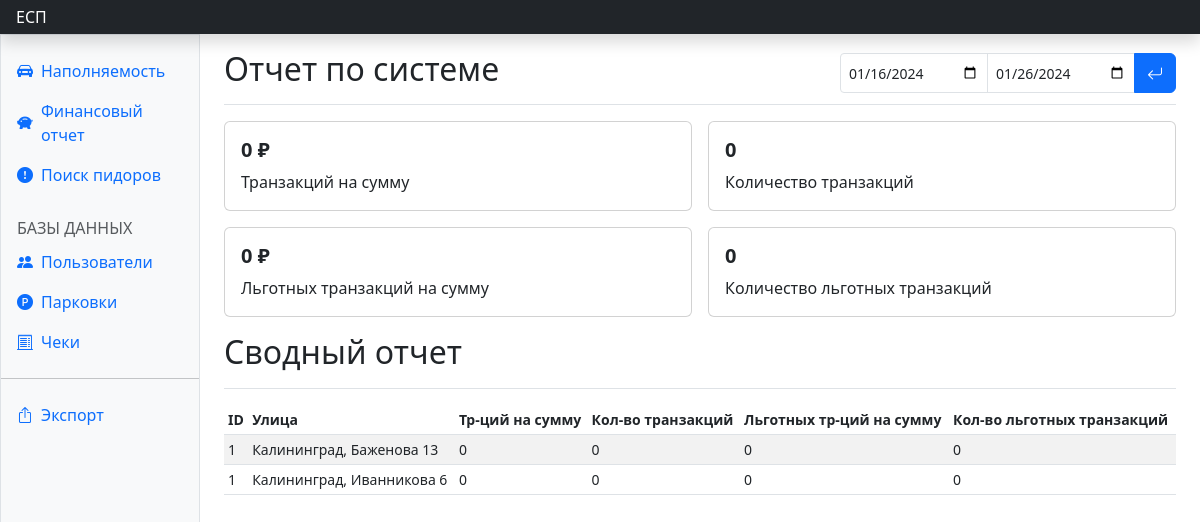
The page /dash_fin/ (signed in) on the database its author committed.
### parkingapp/models.py (models this page shows, shortened)
class Parking(models.Model):
    lattitude = models.FloatField(default=0)
    longitude = models.FloatField(default=0)
    address = models.CharField(max_length=120, default='')
    registry_nubmer = models.PositiveIntegerField(default=0)
    max_parking_lots = models.PositiveIntegerField(default=0)
    occupied_lots = models.PositiveIntegerField(default=0)
    price_per_hour = models.PositiveIntegerField(default=0)
    change = models.DateTimeField(default=datetime(2, 1, 1, 0, 0, 0, tzinfo=None))

### parkingapp/views.py (the view)
# urls.py: path('dash_fin/', views.dash_fin, name='dash_fin'),
@login_required(redirect_field_name=None)
def dash_fin(request):
    if not request.user.admin_view:
        return redirect(reverse('parkingapp:dont_have_access'))
    else:
        if request.method == 'POST':
            form = DashfinForm(data=request.POST)
            if form.is_valid():
                period_start = request.POST['date1']
                period_end = request.POST['date2']
                dat = data(period_start, period_end)
                context = {
                    'Fin':dat[1][0],
                    'parkings':dat[0],
                    'form': form
                }
                return render(request, 'dash_fin.html', context)
            else:
                return redirect(reverse('parkingapp:error'))
        else:
            form = DashfinForm()
        period_start = '2024-01-16'
        period_end = '2024-01-26'
        dat = data(period_start, period_end)
        context = {
            'Fin':dat[1][0],
            'parkings':dat[0],
            'form': form
        }
        return render(request, 'dash_fin.html', context)

### parkingapp/forms.py
class DashfinForm(forms.Form):
    date1 = forms.DateField(required=True, widget=forms.DateInput(attrs={
        'class': 'form-control form-control-sm',
        'type': 'date',
        'style': 'background: none;',
        'value': '2024-01-16',
    }))
    date2 = forms.DateField(required=True, widget=forms.DateInput(attrs={
        'class': 'form-control form-control-sm',
        'type': 'date',
        'style': 'background: none;',
        'value': '2024-01-26',
    }))

### parkingapp/templates/dash_fin.html (shortened to what this page needs)
{% extends 'dash_base.html' %}
{% block content %}
<main class="col-md-9 ms-sm-auto col-lg-10 px-md-4">
  <div class="d-flex justify-content-between flex-wrap flex-md-nowrap align-items-center pt-3 pb-2 mb-3 border-bottom">
    <h1 class="h2">Отчет по системе</h1>
    <div class="mb-2 mb-md-0">
      <form method="POST">
        <div class="input-group me-2">
          {{form.date1}}
          {{form.date2}}
          <button type="submit" class="btn btm-sm btn-primary radr"><i class="bi bi-arrow-return-left"></i></button>
        </div>
      </form>
    </div>
  </div>
  <div class="row g-3">
    <div class="col-sm-6 col-xxl-3">
      <div class="card">
        <div class="card-body">
          <h5 class="card-title fw-bolder">{{Fin.total_price}} ₽</h5>
          <p class="card-text">Транзакций на сумму</p>
        </div>
      </div>
    </div>
    <div class="col-sm-6 col-xxl-3">
      <div class="card">
        <div class="card-body">
          <h5 class="card-title fw-bolder">{{Fin.how_much_people_used}}</h5>
          <p class="card-text">Количество транзакций</p>
        </div>
      </div>
    </div>
    <div class="col-sm-6 col-xxl-3">
      <div class="card">
        <div class="card-body">
          <h5 class="card-title fw-bolder">{{Fin.benefits_price}} ₽</h5>
          <p class="card-text">Льготных транзакций на сумму</p>
        </div>
      </div>
    </div>
    <div class="col-sm-6 col-xxl-3">
      <div class="card">
        <div class="card-body">
          <h5 class="card-title fw-bolder">{{Fin.with_benefits}}</h5>
          <p class="card-text">Количество льготных транзакций</p>
        </div>
      </div>
    </div>
  </div>
  <div class="d-flex justify-content-between flex-wrap flex-md-nowrap align-items-center pt-3 pb-2 mb-3 border-bottom">
    <h1 class="h2">Сводный отчет</h1>
  </div>
  <div class="table-responsive small">
    <table class="table table-striped table-sm">
      <thead>
        <tr>
          <th scope="col">ID</th>
          <th scope="col">Улица</th>
          <th scope="col">Тр-ций на сумму</th>
          <th scope="col">Кол-во транзакций</th>
          <th scope="col">Льготных тр-ций на сумму</th>
          <th scope="col">Кол-во льготных транзакций</th>
        </tr>
      </thead>
      <tbody>
        {% for el in parkings %}
        <tr>
          <td>1</td>
          <td>{{el.address}}</td>
          <td>{{el.total_sum}}</td>
          <td>{{el.how_much_people_used}}<br></td>
          <td>{{el.benefit_sum}}</td>
          <td>{{el.with_benefits}}</td>
        </tr>
        {% endfor %}
      </tbody>
    </table>
  </div>
</main>
{% endblock %}

### parkingapp/templates/dash_base.html (style rules this page uses)
.bi { vertical-align: -.125em; fill: currentColor; }

### rows shown on the page
Parking: address "Калининград, Баженова 13"
Parking: address "Калининград, Иванникова 6"

### other values the page prints
{{ Fin.total_price }} "0"
{{ Fin.how_much_people_used }} "0"
{{ Fin.benefits_price }} "0"
{{ Fin.with_benefits }} "0"
{{ el.total_sum }} "0" "0"
{{ el.how_much_people_used }} "0" "0"
{{ el.benefit_sum }} "0" "0"
{{ el.with_benefits }} "0" "0"
